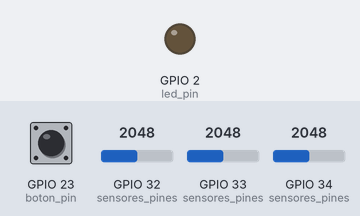
Simulated run of this program. Board: ESP32. Parts: output pins drawn as LEDs (lit = HIGH). The test bench sets the inputs (shaded band); at power-on: GPIO 23 (boton_pin) HIGH, GPIO 32 (sensores_pines) = 2048, GPIO 33 (sensores_pines) = 2048, GPIO 34 (sensores_pines) = 2048.

Above: at 1.2 s.
1.3 s: GPIO 23 (boton_pin) pulled LOW for 0.15 s
At 1.7 s:
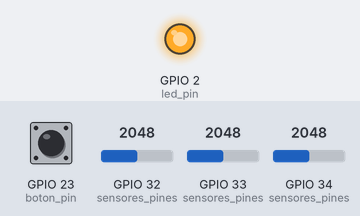
4.4 s: GPIO 23 (boton_pin) pulled LOW for 1 s
At 5.2 s:
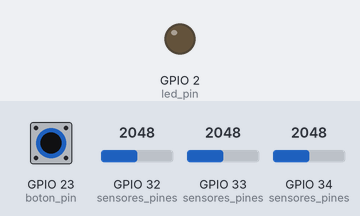
6.9 s: GPIO 23 (boton_pin) pulled LOW for 3.2 s
At 7.3 s:
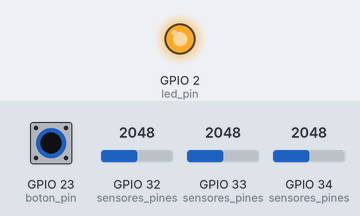
Timing chart, 0 to 9.9 s (numbered marks = the images above; inputs shaded):
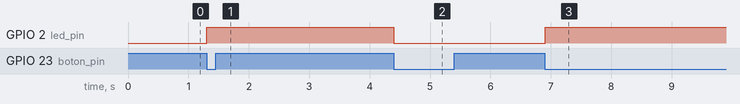

Measured:
- after the input at 1.3 s, GPIO 2 (led_pin): LOW → HIGH at once
- after the input at 4.4 s, GPIO 2 (led_pin): HIGH → LOW at once
- after the input at 6.9 s, GPIO 2 (led_pin): LOW → HIGH at once

The program:

main.cpp
```cpp
#include "bsp.h"
#include "modelos.h"

bool sistema_encendido = false;  // Estado del sistema
float lectura_adc[3];  // Almacena las lecturas de los 3 sensores (en voltios)
bool sensores_conectados[3] = {false, false, false};  // Estado de los sensores
const int boton_pin = 23;
const int led_pin = 2;
const int sensores_pines[3] = {32, 33, 34};  // Pines de los sensores
int contador_presiones = 0;  // Contador de presiones del botón

const float V_REF = 3.3;  // Referencia de voltaje ADC de la ESP32
const float ESCALA_VOLT = 5.0 / V_REF;  // Escala para convertir de 3.3V a 5V
const float UMBRAL_SENSOR_CONECTADO = 0.65;  // Umbral para determinar si un sensor está conectado

TaskHandle_t sensor1Handle = NULL;
TaskHandle_t sensor2Handle = NULL;
TaskHandle_t sensor3Handle = NULL;
TaskHandle_t impresionHandle = NULL;

// Prototipos de las tareas
void tareaBoton(void* param);
void tareaSensor1(void* param);
void tareaSensor2(void* param);
void tareaSensor3(void* param);
void tareaImpresion(void* param);

void setup() {
    #ifdef KNN
    knn_init();
   #endif

    modoPin(boton_pin, INPUT_PULLUP);
    modoPin(led_pin, OUTPUT);
    for (int i = 0; i < 3; i++) {
        modoPin(sensores_pines[i], INPUT);
    }

    initcom(9600);

    // Crear tarea del botón
    xTaskCreate(tareaBoton, "Boton Task", 2048, NULL, 1, NULL);

    // Crear tareas de los sensores e impresión (inicialmente suspendidas)
    xTaskCreate(tareaSensor1, "Sensor1 Task", 2048, NULL, 1, &sensor1Handle);
    vTaskSuspend(sensor1Handle);

    xTaskCreate(tareaSensor2, "Sensor2 Task", 2048, NULL, 1, &sensor2Handle);
    vTaskSuspend(sensor2Handle);

    xTaskCreate(tareaSensor3, "Sensor3 Task", 2048, NULL, 1, &sensor3Handle);
    vTaskSuspend(sensor3Handle);

    xTaskCreate(tareaImpresion, "Impresion Task", 4096, NULL, 1, &impresionHandle);
    vTaskSuspend(impresionHandle);
}

void loop() {

}
char input;
// Tarea que maneja el botón
void tareaBoton(void* param) {
    bool estado_boton_anterior = HIGH;
     bool sist = false;
    while (1) {
        bool estado_boton_actual = readpin(boton_pin);  // Leer estado actual del botón
        char buffer[50];
        if (estado_boton_anterior == HIGH && estado_boton_actual == LOW) {
            contador_presiones++;  // Incrementar el contador de presiones
            sistema_encendido = (contador_presiones % 2 != 0);  // Encender en presiones impares, apagar en pares
            writepin(led_pin, sistema_encendido);  // Actualizar LED

            if (sistema_encendido) {
                // Reanudar tareas de sensores e impresión
                vTaskResume(sensor1Handle);
                vTaskResume(sensor2Handle);
                vTaskResume(sensor3Handle);
                vTaskResume(impresionHandle);
                sist = true;
            } else {
                // Suspender tareas de sensores e impresión
                vTaskSuspend(sensor1Handle);
                vTaskSuspend(sensor2Handle);
                vTaskSuspend(sensor3Handle);
                vTaskSuspend(impresionHandle);
                sist = false;
            }
        }

        estado_boton_anterior = estado_boton_actual;
        if(!sist){
            if(Serial.available()){
                input = Serial.read();
                 sprintf(buffer, "0.0,0.0,0.0,0,");
                 imprimir(buffer);  // Imprime los valores de los sensores, separados por comas
            }
        }
        delaybsp(pdMS_TO_TICKS(100));
    }
}

// Tarea para el Sensor 1
void tareaSensor1(void* param) {
    while (1) {
        int16 valor_adc = getadc(sensores_pines[0]);
        float voltaje = (valor_adc * V_REF / 4095.0) * ESCALA_VOLT;
        if (voltaje >= UMBRAL_SENSOR_CONECTADO) {
            sensores_conectados[0] = true;
            lectura_adc[0] = 5 + ((voltaje - 0) / 5.0) * (40 - 5);  // Convertir voltaje a grados
        } else {
            sensores_conectados[0] = false;
            lectura_adc[0] = 0;  // Si no está conectado, se pone a 0
        }
        delaybsp(pdMS_TO_TICKS(1000));
    }
}

// Tarea para el Sensor 2
void tareaSensor2(void* param) {
    while (1) {
        int16 valor_adc = getadc(sensores_pines[1]);
        float voltaje = (valor_adc * V_REF / 4095.0) * ESCALA_VOLT;
        if (voltaje >= UMBRAL_SENSOR_CONECTADO) {
            sensores_conectados[1] = true;
            lectura_adc[1] = 5 + ((voltaje - 0) / 5.0) * (40 - 5);  // Convertir voltaje a grados
        } else {
            sensores_conectados[1] = false;
            lectura_adc[1] = 0;  // Si no está conectado, se pone a 0
        }
        delaybsp(pdMS_TO_TICKS(1000));
    }
}

// Tarea para el Sensor 3
void tareaSensor3(void* param) {
    while (1) {
        int16 valor_adc = getadc(sensores_pines[2]);
        float voltaje = (valor_adc * V_REF / 4095.0) * ESCALA_VOLT;
        if (voltaje >= UMBRAL_SENSOR_CONECTADO) {
            sensores_conectados[2] = true;
            lectura_adc[2] = 5 + ((voltaje - 0) / 5.0) * (40 - 5);  // Convertir voltaje a grados
        } else {
            sensores_conectados[2] = false;
            lectura_adc[2] = 0;  // Si no está conectado, se pone a 0
        }
        delaybsp(pdMS_TO_TICKS(1000));
    }
}

// Tarea que imprime el estado de los sensores en grados y determina la estación
void tareaImpresion(void* param) {

        char buffer[100];

        // Determinar la estación basándose en las lecturas del ADC usando km
        int estacion;

        while (1) {
        if(Serial.available()){
            estacion = determinar_estacion(lectura_adc);
            input = Serial.read();
            char buffer[50];
            sprintf(buffer, "%.1f,%.1f,%.1f,1,%d,", lectura_adc[0], lectura_adc[1], lectura_adc[2], estacion);
            imprimir(buffer);  // Imprime los valores de los sensores, separados por comas
        }
    delaybsp(pdMS_TO_TICKS(100));
    }
}
```

bsp.h
```cpp
#include "config.h"
#ifdef PIC
#include <18F4550.h>
#fuses HS,NOWDT,NOPROTECT,NOLVP, CPUDIV1
#device adc=10         // ResoluciÃ³n del convertidor anÃ¡logo de 10 bits
#use delay(clock=20000000)
#define OUTPUT              0
#define INPUT_BSP           1
#define INPUT_PULL_UP       2
#define PORTA  0
#define PORTB  1
#define PORTC  2
#define PORTD  3
#define PORTE  4

// Declaracion de variables
#define LCD_RS_PIN      PIN_D0
#define LCD_RW_PIN      PIN_D1
#define LCD_ENABLE_PIN  PIN_D2
#define LCD_DATA4       PIN_D4
#define LCD_DATA5       PIN_D5
#define LCD_DATA6       PIN_D6
#define LCD_DATA7       PIN_D7
#include <lcd.c>         // Libreria del LCD

#endif

#ifdef ESP_32
#include <Arduino.h>
#define int8  int8_t
#define int16 int16_t
#define int32 int32_t
#endif

void modoPin(int8 _pin, int8 _dir = 0, int8 _port= 0) {
#ifdef PIC
    int8 mask = 0x01 << _pin;
    int8 port_tris;

    if (_dir == 1 || _dir == 2) {  // Entrada
        if (_port == PORTA) {
            port_tris = get_tris_a();
            set_tris_a(port_tris | mask);
        } else if (_port == PORTB) {
            port_tris = get_tris_b();
            set_tris_b(port_tris | mask);
            if (_dir == 2) port_b_pullups(TRUE);
        } else if (_port == PORTC) {
            port_tris = get_tris_c();
            set_tris_c(port_tris | mask);
        } else if (_port == PORTD) {
            port_tris = get_tris_d();
            set_tris_d(port_tris | mask);
            if (_dir == 2) port_d_pullups(TRUE);
        } else if (_port == PORTE) {
            port_tris = get_tris_e();
            set_tris_e(port_tris | mask);
        }
    } else {  // Salidas
        mask = ~mask;
        if (_port == PORTA) {
            port_tris = get_tris_a();
            set_tris_a(port_tris & mask);
        } else if (_port == PORTB) {
            port_tris = get_tris_b();
            set_tris_b(port_tris & mask);
        } else if (_port == PORTC) {
            port_tris = get_tris_c();
            set_tris_c(port_tris & mask);
        } else if (_port == PORTD) {
            port_tris = get_tris_d();
            set_tris_d(port_tris & mask);
        } else if (_port == PORTE) {
            port_tris = get_tris_e();
            set_tris_e(port_tris & mask);
        }
    }
#endif

#ifdef ESP_32
    pinMode(_pin, _dir);
#endif
}

void initadc(int16 Clock_Div = 0x01, int8 _channel = 0, int8 _pin = 0) {
#ifdef PIC
    setup_adc_ports(_pin);
    setup_adc(Clock_Div);
    set_adc_channel(_channel);
#endif
#ifdef ESP_32
    analogSetClockDiv(Clock_Div);
#endif
}

int16 getadc(int8 _pin = 0) {
    int16 read = 0;
#ifdef PIC
    read = read_adc();
#endif
#ifdef ESP_32
    read = analogRead(_pin);
#endif
    return read;
}

//modifique la funcion imprimir para que pueda imprimir en la consola de la pc
void imprimir(const char* cadena, int8_t x = 1, int8_t y = 1) {
#ifdef PIC
    lcd_gotoxy(x, y);
    printf(lcd_putc, cadena);
#endif
#ifdef ESP_32
    Serial.println(cadena);
#endif
}

void writepin(int8 _pin, int8 _valor = 0) {
#ifdef PIC
    if (_valor == 1) {
        output_high(_pin);
    } else {
        output_low(_pin);
    }
#endif
#ifdef ESP_32
    digitalWrite(_pin, _valor);
#endif
}

void delaybsp(int16 _ms) {
#ifdef PIC
    delay_ms(_ms);
#endif
#ifdef ESP_32
    vTaskDelay(pdMS_TO_TICKS(_ms));
#endif
}

void initcom(int32 boud = 9600) {
#ifdef PIC
    lcd_init();
#endif
#ifdef ESP_32
    Serial.begin(boud);
#endif
}

void activ_interrupt_EXT(int8 _pin= 0){

#ifdef PIC
 enable_interrupts(GLOBAL |INT_EXT );
#endif
#ifdef ESP_32
 // attachInterrupt(23, isrBoton, FALLING);
#endif

}

int readpin(int32 _pin){
int read;
#ifdef PIC
read = input(_pin);
return read;
#endif

#ifdef ESP_32
read = digitalRead(_pin);
return read;
#endif

}
```

modelos.h
```cpp
#include "config.h"

int determinar_estacion(float lectura_adc[3]);

#ifdef KM


// Declaración de las funciones
float calcular_distancia_km(float lectura_adc[3], const float centroide[3]);


#endif

#ifdef KNN

#define NUM_POINTS 210  // Número de puntos en el dataset

#define K 13         // Valor de K en KNN
// Estructura para almacenar un punto
typedef struct {
    double s1, s2, s3;  // Coordenadas del punto
    int label;    // 1: invierno 2: primavera-otoño 3:verano
} Point;
void knn_init(void);
double euclidean_distance(Point a, Point b);
void find_k_nearest_neighbors(Point dataset[], Point test_point, int k, int neighbors[]);
int classify(Point dataset[], Point test_point, int k);
#endif
```

config.h
```cpp
//#define PIC
#define ESP_32
#define KNN
//#define KM
```

Source omitted: estacion.cpp (8939 bytes)
